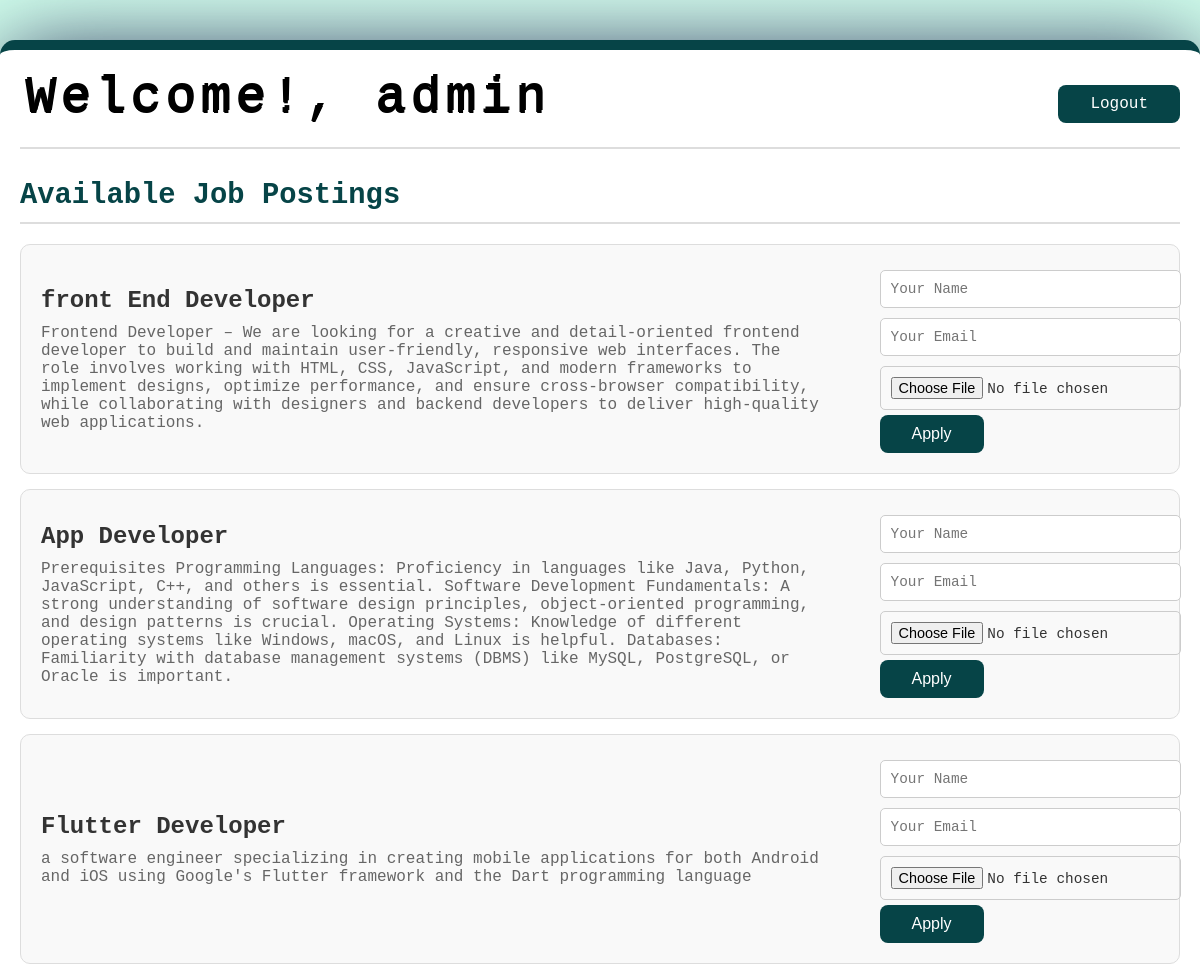
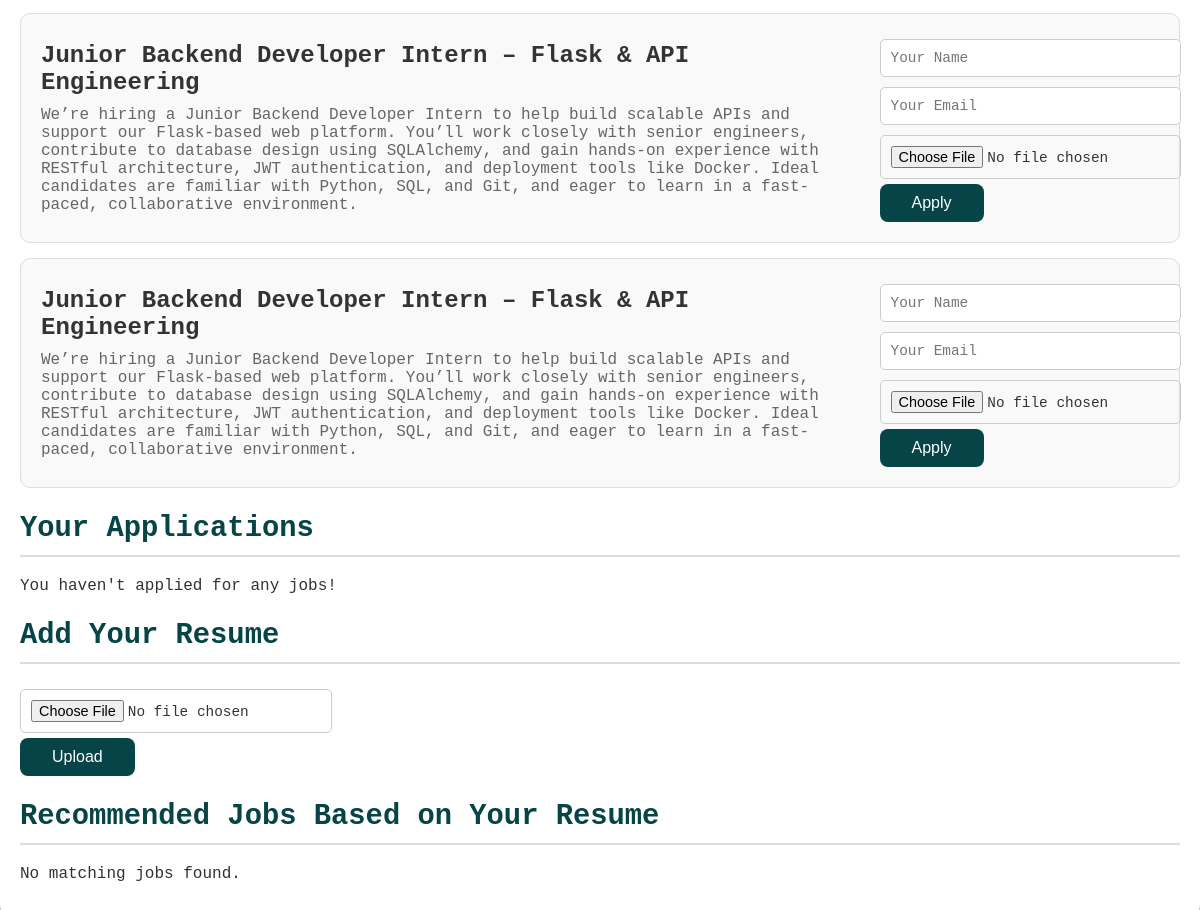
The app's page /user_dashboard (signed in) with its own data (2 pictures, top to bottom).
### tables this page shows
CREATE TABLE job_postings (
                      id INTEGER PRIMARY KEY,
                      title TEXT,
                      description TEXT,
                      admin_id INTEGER, keywords TEXT,
                      FOREIGN KEY (admin_id) REFERENCES users (id) ON DELETE CASCADE);

### app.py (the view, shortened to what this page needs)
@app.route('/user_dashboard')
def user_dashboard():
    username = session.get('username')
    if not username:
        return redirect(url_for('login'))
    conn = connect_db()
    cursor = conn.cursor()
    cursor.execute("SELECT resume_path FROM users WHERE username = ?", (username,))
    row = cursor.fetchone()
    resume_text = ""
    resume_uploaded = bool(row and row[0])
    cursor.execute('''SELECT jp.title, jp.description, ja.resume, ja.status
                      FROM job_applications ja
                      JOIN job_postings jp ON ja.job_id = jp.id
                      WHERE ja.user_id = (SELECT id FROM users WHERE username = ?)''', (username,))
    applied_jobs = cursor.fetchall()
    cursor.execute("SELECT * FROM job_postings")
    job_postings = cursor.fetchall()
    conn.close()
    matched_jobs = match_resume_to_jobs(resume_text) if resume_text else []
    resume_form = ResumeUploadForm()
    application_form = JobApplicationForm()
    return render_template('user_dashboard.html',
                           job_postings=job_postings,
                           applied_jobs=applied_jobs,
                           matched_jobs=matched_jobs,
                           resume_uploaded=resume_uploaded,
                           resume_form=resume_form,
                           application_form=application_form)

### forms.py
class ResumeUploadForm(FlaskForm):
    resume_file = FileField('Upload Resume', validators=[
        FileRequired(),
        FileAllowed(['pdf', 'docx'], 'Only PDF or DOCX files are allowed!')
    ])
    submit = SubmitField('Upload')

class JobApplicationForm(FlaskForm):
    name = StringField('Full Name', validators=[DataRequired(), Length(min=2, max=50)])
    email = StringField('Email', validators=[DataRequired(), Email()])
    resume = FileField('Resume', validators=[
        FileRequired(),
        FileAllowed(['pdf', 'doc', 'docx'], 'Only PDF and Word documents are allowed!')
    ])
    submit = SubmitField('Submit Application')

### app.py (called while the page is built)
def connect_db():
    conn = sqlite3.connect('job_applications.db')
    conn.execute('PRAGMA foreign_keys = ON')
    return conn

### templates/user_dashboard.html (shortened to what this page needs)
<!DOCTYPE html>
<html lang="en">
<head>
</head>
<body>
    <div class="container">
        <header>
            <div id="text">Welcome!, {{ session.username }}</div>
            <nav>
                <a href="{{ url_for('logout') }}" class="button">Logout</a>
            </nav>
        </header>
        <main>
            <section class="job-postings">
                <h2>Available Job Postings</h2>
                {% if job_postings %}
                <ul>
                    {% for job in job_postings %}
                        <li class="job-card">
                            <div class="job-details">
                                <h3>{{ job[1] }}</h3>
                                <p>{{ job[2] }}</p>
                            </div>
                            <form class="apply-form" action="{{ url_for('admin', job_id=job[0]) }}" method="post" enctype="multipart/form-data">
                                {{ application_form.name(placeholder="Your Name", required=true) }}
                                {{ application_form.email(placeholder="Your Email", required=true) }}
                                {{ application_form.resume(required=true) }}
                                <button type="submit" class="button">Apply</button>
                            </form>
                        </li>
                    {% endfor %}
                </ul>
                {% else %}
                    <p>No jobs available right now!</p>
                {% endif %}
            </section>
            <section class="applied-jobs">
                <h2>Your Applications</h2>
                {% if applied_jobs %}
                <ul>
                    {% for job in applied_jobs %}
                        <li class="job-card">
                            <div class="job-details">
                                <h3>{{ job[0] }}</h3>
                                <p>{{ job[1] }}</p>
                                <a href="{{ url_for('static', filename='resumes/' ~ job[2]) }}" target="_blank" class="view-resume-btn">View Resume</a>
                            </div>
                            <div class="job-status">
                                <span>Status: <strong>{{ job[3]}}</strong></span> </div>
                        </li>
                    {% endfor %}
                </ul>
                {% else %}
                    <p>You haven't applied for any jobs!</p>
                {% endif %}
            </section>
            <section class="resume-management">
                <h2>{{ 'Update Your Resume' if resume_uploaded else 'Add Your Resume' }}</h2>
                <form method="post" action="{{ url_for('upload_resume') }}" enctype="multipart/form-data" class="apply-form">
                    {{ resume_form.resume_file(required=true) }}
                    {{ resume_form.submit(class="button") }}
                </form>
            </section>
            <section class="recommended-jobs">
                <h2>Recommended Jobs Based on Your Resume</h2>
                {% if matched_jobs %}
                    <ul>
                        {% for job in matched_jobs %}
                            <li class="job-card">
                                <div class="job-details">
                                    <h3>{{ job.title }}</h3>
                                    <p>Match Score: {{ job.match_score }}%</p>
                                </div>
                            </li>
                        {% endfor %}
                    </ul>
                {% else %}
                    <p>No matching jobs found.</p>
                {% endif %}
            </section>
        </main>
    </div>
</body>
</html>

### templates/user_dashboard.html (style rules this page uses)
body { font-family: OCR A Std, monospace; background-color: #da3b70; background-image: radial-gradient(circle, rgba(232, 252, 245, 1) 0%, rgb(207, 252, 235) 100%), url(https://img.icons8.com/android/2x/happy.png); background-size: auto; background-position: left top; background-repeat: repeat; margin: 0; padding: 0; color: #333; }
.container { max-width: 1200px; margin: 40px auto; padding: 20px; background: white; box-shadow: 0px 4px 85px -9px rgba(30, 34, 79, 1); border-radius: 15px; border-top: 10px solid #064447; }
#text { color: black; background: #FFFFFF; text-indent: 5px; letter-spacing: 5px; font-size: 50px; text-shadow: 1px 1px 0 black, 2px -2px 0 black; }
header { display: flex; justify-content: space-between; align-items: center; padding-bottom: 20px; border-bottom: 2px solid #ddd; }
nav { margin-top: 10px; }
.button { background-color: #064447; border: none; color: white; padding: 10px 32px; text-align: center; text-decoration: none; display: inline-block; font-size: 16px; border-radius: 8px; transition-duration: 0.4s; }
main { margin-top: 30px; }
h2 { color: #064447; font-size: 1.8em; border-bottom: 2px solid #ddd; padding-bottom: 10px; margin-bottom: 20px; }
ul { list-style: none; padding: 0; margin: 0; }
.job-card { display: flex; justify-content: space-between; align-items: center; background: #f9f9f9; margin: 15px 0; padding: 20px; border: 1px solid #ddd; border-radius: 10px; transition: box-shadow 0.3s ease, background-color 0.3s ease; }
.job-details { max-width: 70%; }
.job-details h3 { margin: 0 0 10px; font-size: 1.5em; color: #333; }
.job-details p { margin: 0; font-size: 1em; color: #666; }
.apply-form { max-width: 25%; display: flex; flex-direction: column; align-items: flex-start; }
.apply-form input[type="text"], .apply-form input[type="email"], .apply-form input[type="file"] { margin: 5px 0; padding: 10px; border: 1px solid #ccc; border-radius: 5px; font-size: 0.9em; width: 100%; font-family: OCR A Std, monospace; }

### records on screen
job_postings: title "front End Developer", description "Frontend Developer – We are looking for a creative and detail-oriented frontend developer to build and maintain user-friendly, responsive web interfaces. The role involves working with HTML, CSS, JavaScript, and modern frameworks to implement designs, optimize performance, and ensure cross-browser compatibility, while collaborating with designers and backend developers to deliver high-quality web applications."
job_postings: title "App Developer", description "Prerequisites Programming Languages: Proficiency in languages like Java, Python, JavaScript, C++, and others is essential. Software Development Fundamentals: A strong understanding of software design principles, object-oriented programming, and design patterns is crucial. Operating Systems: Knowledge of different operating systems like Windows, macOS, and Linux is helpful. Databases: Familiarity with database management systems (DBMS) like MySQL, PostgreSQL, or Oracle is important."
job_postings: title "Flutter Developer", description "a software engineer specializing in creating mobile applications for both Android and iOS using Google's Flutter framework and the Dart programming language"
job_postings: title "Junior Backend Developer Intern – Flask & API Engineering", description "We’re hiring a Junior Backend Developer Intern to help build scalable APIs and support our Flask-based web platform. You’ll work closely with senior engineers, contribute to database design using SQLAlchemy, and gain hands-on experience with RESTful architecture, JWT authentication, and deployment tools like Docker. Ideal candidates are familiar with Python, SQL, and Git, and eager to learn in a fast-paced, collaborative environment."
job_postings: title "Junior Backend Developer Intern – Flask & API Engineering", description "We’re hiring a Junior Backend Developer Intern to help build scalable APIs and support our Flask-based web platform. You’ll work closely with senior engineers, contribute to database design using SQLAlchemy, and gain hands-on experience with RESTful architecture, JWT authentication, and deployment tools like Docker. Ideal candidates are familiar with Python, SQL, and Git, and eager to learn in a fast-paced, collaborative environment."

### other values on screen
{{ session.username }} "admin"
{{ 'Update Your Resume' if resume_uploaded else 'Add Your Resume' }} "Add Your Resume"
